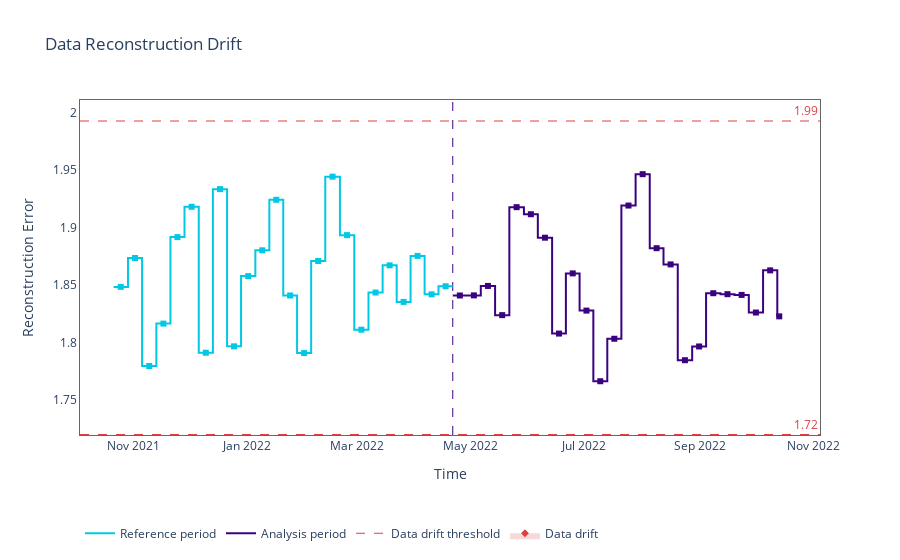

Here is the notebook cell this chart was saved with:
### Code cell
##### Detect multivariate feature drift

# Detect multivariate feature drift
multivariate_calculator = nml.DataReconstructionDriftCalculator(model_metadata=metadata, chunk_size=chunk_size)
multivariate_calculator.fit(reference_data=reference)
multivariate_results = multivariate_calculator.calculate(data=data)

figure = multivariate_results.plot(kind='drift')
figure.show()

### Figure 1 — Plotly figure (JSON) as saved in the notebook; plotly's stock layout.template omitted (floating-point values rounded to 4 significant figures; data arrays with more than 128 entries replaced by an {"elided": "..."} marker saying what was removed)
{"data": [{"hoverinfo": "skip", "legendgroup": "1", "line": {"color": "#00c8e5", "shape": "hv", "width": 2}, "mode": "lines", "name": "Reference period", "type": "scatter", "x": ["2021-10-21T11:30:00", "2021-10-29T05:00:00", "2021-11-05T18:30:00", "2021-11-13T10:30:00", "2021-11-20T23:30:00", "2021-11-28T12:30:00", "2021-12-06T04:00:00", "2021-12-13T18:00:00", "2021-12-21T08:30:00", "2021-12-28T20:30:00", "2022-01-05T12:30:00", "2022-01-13T00:30:00", "2022-01-20T11:30:00", "2022-01-27T21:30:00", "2022-02-04T10:30:00", "2022-02-12T00:00:00", "2022-02-19T21:00:00", "2022-02-27T13:30:00", "2022-03-07T04:30:00", "2022-03-14T18:30:00", "2022-03-22T07:30:00", "2022-03-29T18:00:00", "2022-04-06T07:00:00", "2022-04-13T18:00:00", "2022-04-21T08:30:00"], "y": [1.848, 1.874, 1.78, 1.817, 1.892, 1.918, 1.791, 1.934, 1.797, 1.858, 1.88, 1.924, 1.841, 1.791, 1.871, 1.944, 1.894, 1.811, 1.844, 1.867, 1.835, 1.875, 1.842, 1.849, 1.849]}, {"hoverinfo": "skip", "legendgroup": "1", "line": {"color": "#3b0280", "shape": "hv", "width": 2}, "mode": "lines", "name": "Analysis period", "type": "scatter", "x": ["2022-04-21T09:00:00", "2022-04-29T00:00:00", "2022-05-06T10:00:00", "2022-05-14T02:00:00", "2022-05-21T17:30:00", "2022-05-29T13:00:00", "2022-06-06T00:00:00", "2022-06-13T16:00:00", "2022-06-21T01:00:00", "2022-06-28T09:30:00", "2022-07-05T18:30:00", "2022-07-13T06:00:00", "2022-07-20T19:30:00", "2022-07-28T10:30:00", "2022-08-05T00:30:00", "2022-08-12T09:30:00", "2022-08-20T01:00:00", "2022-08-27T18:30:00", "2022-09-04T05:30:00", "2022-09-11T23:00:00", "2022-09-19T11:00:00", "2022-09-27T03:30:00", "2022-10-04T19:00:00", "2022-10-12T10:00:00", "2022-10-14T12:30:00"], "y": [1.841, 1.841, 1.849, 1.824, 1.918, 1.912, 1.891, 1.808, 1.86, 1.828, 1.766, 1.803, 1.919, 1.947, 1.882, 1.868, 1.785, 1.797, 1.843, 1.842, 1.841, 1.826, 1.863, 1.823, 1.823]}, {"customdata": {"elided": "24x7 str values"}, "hovertemplate": "%{customdata[4]} &nbsp; &nbsp; <span style=\"color:#AD0000\">%{customdata[5]}</span><br>Chunk: <b>%{customdata[0]}</b> &nbsp; &nbsp; From <b>%{customdata[1]}</b> to <b>%{customdata[2]}</b> &nbsp; &nbsp; <br>Reconstruction error: <b>%{customdata[3]}</b>  &nbsp; &nbsp; %{customdata[6]} <extra></extra>", "marker": {"color": "#00c8e5", "size": 6, "symbol": "square"}, "mode": "markers", "name": "Reference", "showlegend": false, "type": "scatter", "x": ["2021-10-25T08:00:00", "2021-11-01T23:30:00", "2021-11-09T14:15:00", "2021-11-17T04:45:00", "2021-11-24T17:45:00", "2021-12-02T08:00:00", "2021-12-09T22:45:00", "2021-12-17T13:00:00", "2021-12-25T02:15:00", "2022-01-01T16:15:00", "2022-01-09T06:15:00", "2022-01-16T17:45:00", "2022-01-24T04:15:00", "2022-01-31T15:45:00", "2022-02-08T05:00:00", "2022-02-15T22:15:00", "2022-02-23T16:45:00", "2022-03-03T08:45:00", "2022-03-10T23:15:00", "2022-03-18T12:45:00", "2022-03-26T00:30:00", "2022-04-02T12:15:00", "2022-04-10T00:15:00", "2022-04-17T13:15:00"], "y": [1.848, 1.874, 1.78, 1.817, 1.892, 1.918, 1.791, 1.934, 1.797, 1.858, 1.88, 1.924, 1.841, 1.791, 1.871, 1.944, 1.894, 1.811, 1.844, 1.867, 1.835, 1.875, 1.842, 1.849]}, {"customdata": {"elided": "24x7 str values"}, "hovertemplate": "%{customdata[4]} &nbsp; &nbsp; <span style=\"color:#AD0000\">%{customdata[5]}</span><br>Chunk: <b>%{customdata[0]}</b> &nbsp; &nbsp; From <b>%{customdata[1]}</b> to <b>%{customdata[2]}</b> &nbsp; &nbsp; <br>Reconstruction error: <b>%{customdata[3]}</b>  &nbsp; &nbsp; %{customdata[6]} <extra></extra>", "marker": {"color": "#3b0280", "size": 6, "symbol": "square"}, "mode": "markers", "name": "No data drift", "showlegend": false, "type": "scatter", "x": ["2022-04-25T04:15:00", "2022-05-02T16:45:00", "2022-05-10T05:45:00", "2022-05-17T21:30:00", "2022-05-25T15:00:00", "2022-06-02T06:15:00", "2022-06-09T19:45:00", "2022-06-17T08:15:00", "2022-06-24T17:00:00", "2022-07-02T01:45:00", "2022-07-09T11:45:00", "2022-07-17T00:30:00", "2022-07-24T14:45:00", "2022-08-01T05:15:00", "2022-08-08T16:45:00", "2022-08-16T05:00:00", "2022-08-23T21:15:00", "2022-08-31T11:45:00", "2022-09-08T02:00:00", "2022-09-15T16:45:00", "2022-09-23T07:00:00", "2022-09-30T22:45:00", "2022-10-08T14:15:00", "2022-10-13T11:15:00"], "y": [1.841, 1.841, 1.849, 1.824, 1.918, 1.912, 1.891, 1.808, 1.86, 1.828, 1.766, 1.803, 1.919, 1.947, 1.882, 1.868, 1.785, 1.797, 1.843, 1.842, 1.841, 1.826, 1.863, 1.823]}, {"customdata": [], "hovertemplate": "%{customdata[4]} &nbsp; &nbsp; <span style=\"color:#AD0000\">%{customdata[5]}</span><br>Chunk: <b>%{customdata[0]}</b> &nbsp; &nbsp; From <b>%{customdata[1]}</b> to <b>%{customdata[2]}</b> &nbsp; &nbsp; <br>Reconstruction error: <b>%{customdata[3]}</b>  &nbsp; &nbsp; %{customdata[6]} <extra></extra>", "marker": {"color": "#DD4040", "size": 6, "symbol": "diamond"}, "mode": "markers", "name": "Data drift", "showlegend": false, "type": "scatter", "x": [], "y": []}, {"legendgroup": "1", "line": {"color": "#DD4040", "dash": "dash", "width": 1}, "mode": "lines", "name": "Data drift threshold", "type": "scatter", "x": [[1635148800000000000], [1665659700000000000]], "y": [null, null]}, {"line": {"color": "rgba(0,0,0,0)"}, "mode": "lines", "showlegend": false, "type": "scatter", "x": [[1635148800000000000], [1665659700000000000]], "y": [null, null]}, {"fill": "tonexty", "fillcolor": "rgba(0.8666666666666667, 0.25098039215686274, 0.25098039215686274, 0.2)", "legendgroup": "1", "line": {"color": "rgba(0,0,0,0)"}, "marker": {"color": "#DD4040", "size": 6, "symbol": "diamond"}, "mode": "lines+markers", "name": "Data drift", "type": "scatter", "x": [[1635148800000000000], [1665659700000000000]], "y": [null, null]}], "layout": {"annotations": [{"font": {"color": "#DD4040"}, "showarrow": false, "text": "1.72", "x": 1, "xanchor": "right", "xref": "x domain", "y": 1.72, "yanchor": "bottom", "yref": "y"}, {"font": {"color": "#DD4040"}, "showarrow": false, "text": "1.99", "x": 1, "xanchor": "right", "xref": "x domain", "y": 1.993, "yanchor": "bottom", "yref": "y"}], "hoverlabel": {"bgcolor": "white", "font": {"size": 14}}, "legend": {"itemclick": false, "itemdoubleclick": false, "orientation": "h", "traceorder": "normal", "x": 0, "xanchor": "left", "y": -0.25, "yanchor": "top"}, "paper_bgcolor": "rgba(255,255,255,1)", "plot_bgcolor": "rgba(255,255,255,1)", "shapes": [{"layer": "below", "line": {"color": "#DD4040", "dash": "dash", "width": 1}, "type": "line", "x0": 0, "x1": 1, "xref": "x domain", "y0": 1.72, "y1": 1.72, "yref": "y"}, {"layer": "below", "line": {"color": "#DD4040", "dash": "dash", "width": 1}, "type": "line", "x0": 0, "x1": 1, "xref": "x domain", "y0": 1.993, "y1": 1.993, "yref": "y"}, {"layer": "below", "line": {"color": "#3b0280", "dash": "dash", "width": 1}, "type": "line", "x0": "2022-04-21T09:00:00", "x1": "2022-04-21T09:00:00", "xref": "x", "y0": 0, "y1": 1, "yref": "y domain"}], "title": {"text": "Data Reconstruction Drift"}, "xaxis": {"linecolor": "#666666", "mirror": true, "showgrid": false, "title": {"text": "Time"}, "zeroline": false}, "yaxis": {"linecolor": "#666666", "mirror": true, "showgrid": false, "title": {"text": "Reconstruction Error"}, "zeroline": false}}}
